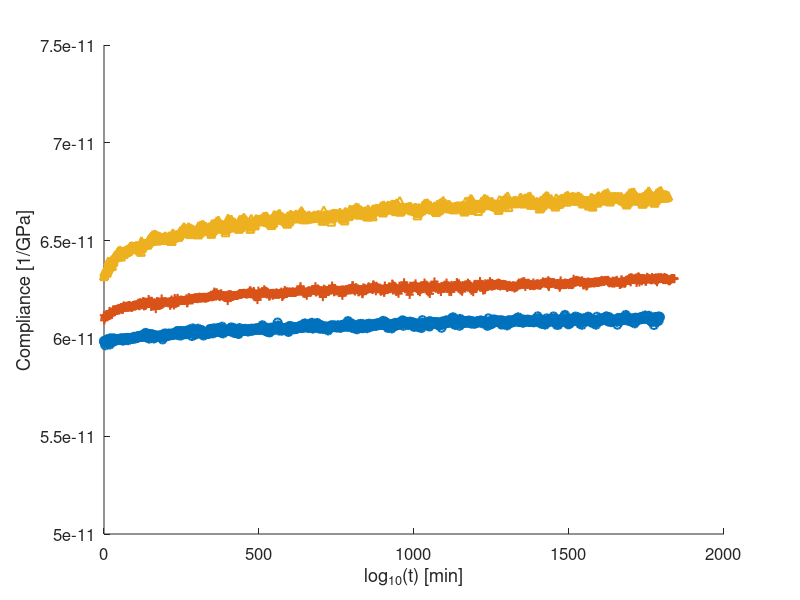
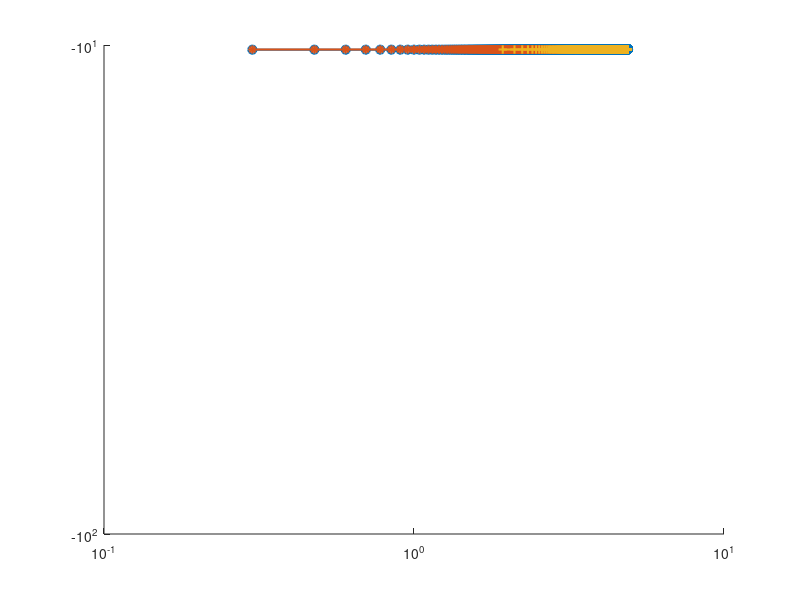

Write the MATLAB code that produced these figures, in order. (Note: this script raises an error after producing the figures.)
clear
close all
% Shifting algorithm is from "The closed form t-T-P shifting (CFS)
% algorithm" by M. Gergesova, B. Zupancic, I. Saprunov, and I. Emri
comp = load('GF12-01-comp-test');
comp = comp.comp;
exp_time = load('GF12-01-rt-test');
exp_time = exp_time.ref_time;
temps = [35, 45, 60]; % temp in degC
tref = temps(1);
% 
figure()
marker = ['o+^d'];
for k = 1:length(temps)
    hold on
    plot(exp_time{k}, comp{k}, marker(k),'Linewidth', 1.5)
end
xlabel('log_{10}(t) [min]')
ylabel('Compliance [1/GPa]')
set(gca, 'Fontsize', 12)

% times = raw_times;
% comp = log10(raw_comp);
ref_time = log10(exp_time{1}(3:end));
ref_comp = log10(comp{1}(3:end));

% figure(), hold on, grid on
for k = 1:length(temps) -1
% find overlab region
    next_time = log10(exp_time{k+1}(3:end));
    next_comp = log10(comp{k+1}(3:end));
%     hold on
%     plot(ref_time,ref_comp)
%     plot(next_time, next_comp)
    [~, ol_start] = min(next_comp);
    [~, ol_end] = max(ref_comp);
    u_ind = find(next_comp(:,1) >= next_comp(ol_start) & next_comp(:,1) <= ref_comp(ol_end));
    l_ind = find(ref_comp(:,1) >= next_comp(ol_start) & ref_comp(:,1) <= ref_comp(ol_end));

    U = [next_time(u_ind), next_comp(u_ind)];
    L = [ref_time(l_ind), ref_comp(l_ind)];

    % A is an intermediate variable representing the area within the overlaping
    % region of the two compliance curves
    A = sum((0.5 * (L(2:end,1) + L(1:end-1,1))) .* (L(2:end,2) - L(1:end-1,2)));

    % b is an intermediate variable
    b = sum((0.5 * (U(2:end,1) + U(1:end-1,1))) .* (U(2:end,2) - U(1:end-1,2)));
    
    try
        log_shift_factor = (A - b) / (L(end,2) - U(1,2));
    catch
        log_shift_factor = nan;
    end
    
    if isnan(log_shift_factor) || isinf(log_shift_factor)
        [fitresult, ~] = ref_best_fit(ref_time(3:end), ref_comp(3:end));
        time = ref_time;
        time_ext = log10(linspace(10^ref_time(end),10^ref_time(end)+100000,100000));
        time(end+1:end+length(time_ext)) = time_ext;
        comp_ext = fitresult.a .* time.^(fitresult.b) + fitresult.c;
        plot(time,comp_ext)
        hold on
        plot(ref_time, ref_comp)
        plot(next_time, next_comp)
        [~, ol_start] = min(next_comp);
        [~, ol_end] = max(comp_ext);
        u_ind = find(next_comp(:,1) >= next_comp(ol_start) & next_comp(:,1) <= comp_ext(ol_end));
        l_ind = find(comp_ext(:,1) >= next_comp(ol_start) & comp_ext(:,1) <= comp_ext(ol_end));

        U = [next_time(u_ind), next_comp(u_ind)];
        L = [time(l_ind), comp_ext(l_ind)];

        % A is an intermediate variable representing the area within the overlaping
        % region of the two compliance curves
        A = sum((0.5 * (L(2:end,1) + L(1:end-1,1))) .* (L(2:end,2) - L(1:end-1,2)));

        % b is an intermediate variable
        b = sum((0.5 * (U(2:end,1) + U(1:end-1,1))) .* (U(2:end,2) - U(1:end-1,2)));

        log_shift_factor = (A - b) / (L(end,2) - U(1,2));
    end
        
    shift_factor = 10^(log_shift_factor);
    shifted_time = next_time + log_shift_factor;
    ref_time = [ref_time; shifted_time];
    ref_comp = [ref_comp; next_comp];
    
    figure(), hold on
    loglog(ref_time, ref_comp, '-o', 'LineWidth', 1.5)
    loglog(next_time, next_comp, '-*', 'LineWidth', 1.5)
    loglog(shifted_time, next_comp, '-+', 'LineWidth', 1.5)
end
xlabel('log(t) [min]')
ylabel('log(D) [1/GPa]')

mc = 10.^ref_comp;

[fitresult, gof] = ref_best_fit(ref_time(3:end), ref_comp(3:end));
fit_time = linspace(ref_time(1),ref_time(end),length(ref_time));
fit_comp = fitresult.a .* fit_time.^(fitresult.b) + fitresult.c;

figure()
hold on
plot(ref_time,mc, 'k^', 'LineWidth', 1.5)
marker = ['o+^d'];
for k = 1:length(temps)
    hold on
    plot(log10(exp_time{k}), comp{k}, marker(k),'Linewidth', 1.5)
end
plot(fit_time,10.^fit_comp, '-', 'Linewidth', 1.5)
grid on
set(gca, 'Fontsize', 12)
xlabel('log_{10}(t) [min]')
ylabel('Compliance [1/Pa]')
legend({'Shifted Curves', '30^oC', '45^oC', '60^oC', 'Master Curve'},...
    'Location', 'southeast')

